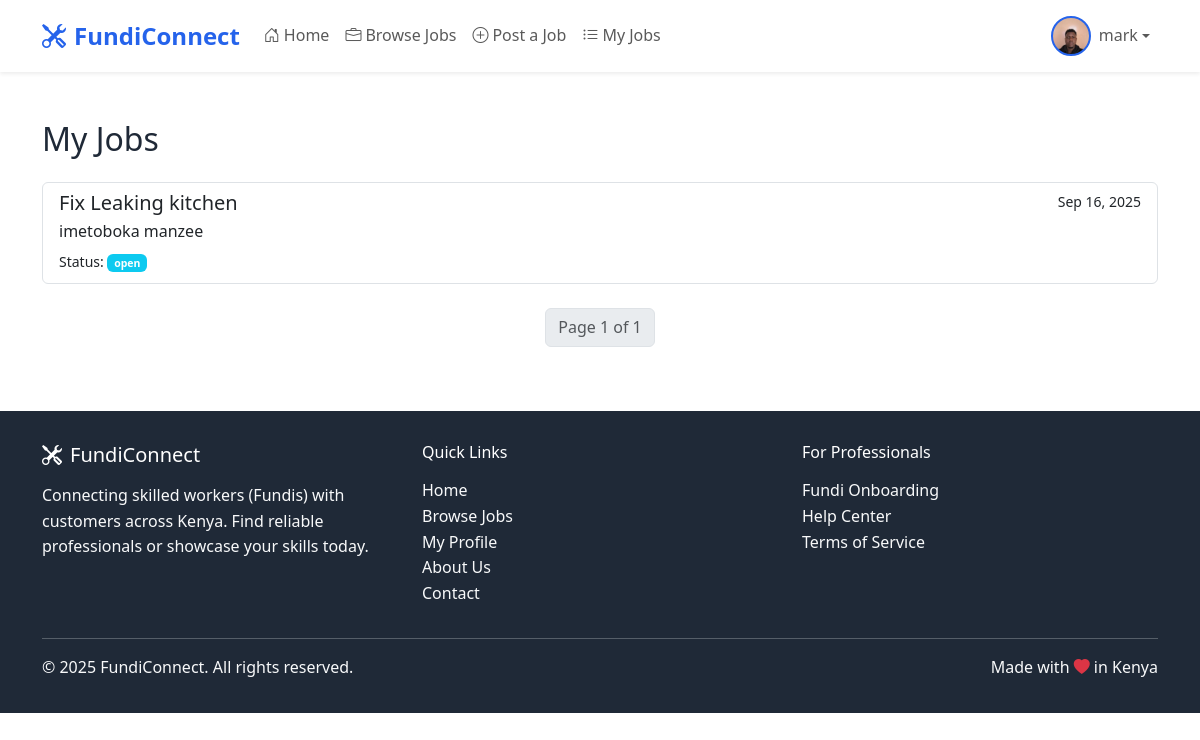
The page /jobs/my-jobs/ (signed in) on the database as committed earlier.
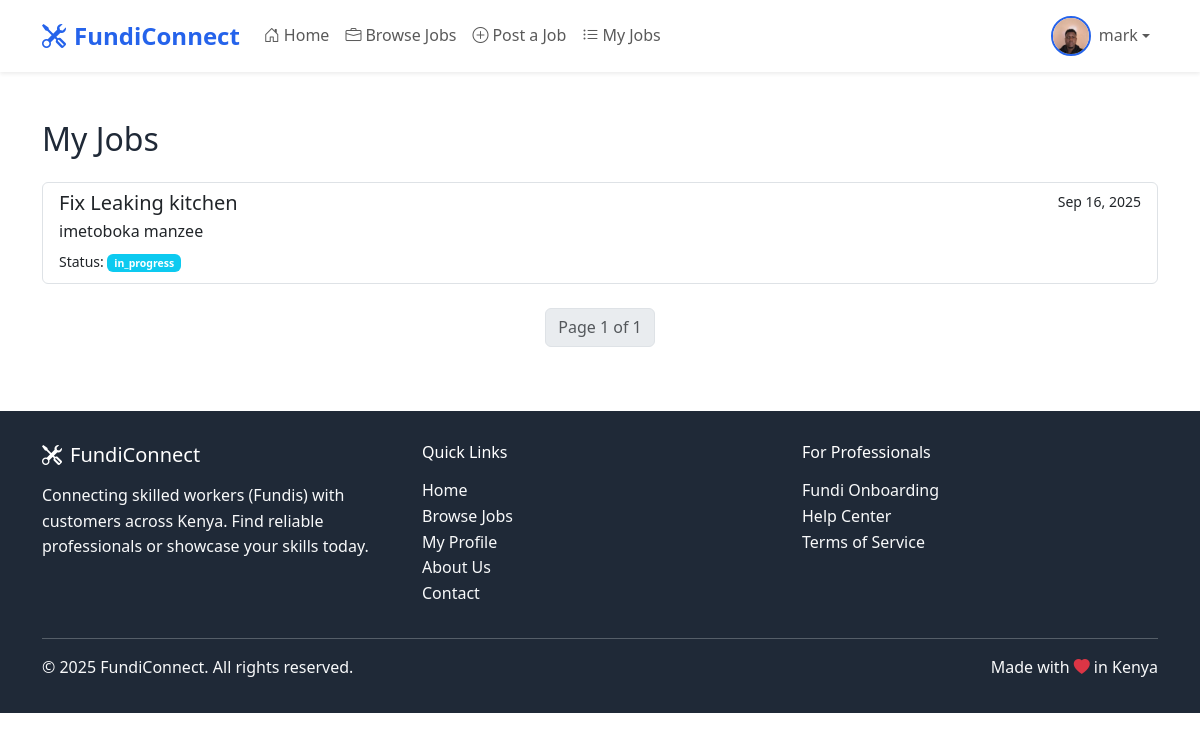
The same page on the database as committed later.
### jobs/models.py (models this page shows, shortened)
class Job(models.Model):
    STATUS_CHOICES = [
        ('open', 'Open'),
        ('in_progress', 'In Progress'),
        ('completed', 'Completed'),
        ('cancelled', 'Cancelled'),
    ]
    URGENCY_CHOICES = [
        ('low', 'Low'),
        ('medium', 'Medium'),
        ('high', 'High'),
        ('urgent', 'Urgent'),
    ]
    title = models.CharField(max_length=200)
    description = models.TextField()
    customer = models.ForeignKey(User, on_delete=models.CASCADE, related_name='posted_jobs')
    fundi = models.ForeignKey(User, on_delete=models.SET_NULL, null=True, blank=True, related_name='assigned_jobs')
    category = models.ForeignKey(Category, on_delete=models.SET_NULL, null=True)
    location = models.CharField(max_length=100)
    status = models.CharField(max_length=20, choices=STATUS_CHOICES, default='open')
    urgency = models.CharField(max_length=10, choices=URGENCY_CHOICES, default='medium')
    budget_min = models.DecimalField(max_digits=10, decimal_places=2, null=True, blank=True)
    budget_max = models.DecimalField(max_digits=10, decimal_places=2, null=True, blank=True)
    created_at = models.DateTimeField(auto_now_add=True)
    updated_at = models.DateTimeField(auto_now=True)
    deadline = models.DateTimeField(null=True, blank=True)
    rating = models.PositiveSmallIntegerField(null=True, blank=True)  # 1-5 stars
    customer_review_text = models.TextField(blank=True)  # Optional written review
    class Meta:
        ordering = ['-created_at']

### jobs/views.py (the view)
# urls.py: path('my-jobs/', views.my_jobs, name='my_jobs'),
@login_required
def my_jobs(request):
    if request.user.role != 'customer':
        messages.error(request, 'Only customers can view posted jobs.')
        return redirect('dashboard')
    jobs = request.user.posted_jobs.all().order_by('-created_at')
    paginator = Paginator(jobs, 10)
    page_number = request.GET.get('page')
    page_obj = paginator.get_page(page_number)
    return render(request, 'jobs/my_jobs.html', {'page_obj': page_obj})

### templates/jobs/my_jobs.html (shortened to what this page needs)
{% extends 'base/base.html' %}
{% block content %}
<div class="container mt-5">
    <h2 class="mb-4">My Jobs</h2>
    {% if page_obj.object_list %}
        <div class="list-group">
            {% for job in page_obj.object_list %}
                <a href="{% url 'jobs:job_detail_jobs' job.id %}" class="list-group-item list-group-item-action">
                    <div class="d-flex w-100 justify-content-between">
                        <h5 class="mb-1">{{ job.title }}</h5>
                        <small>{{ job.created_at|date:"M d, Y" }}</small>
                    </div>
                    <p class="mb-1">{{ job.description|truncatewords:20 }}</p>
                    <small>Status: <span class="badge bg-info">{{ job.status }}</span></small>
                </a>
            {% endfor %}
        </div>
        <nav aria-label="Page navigation" class="mt-4">
            <ul class="pagination justify-content-center">
                <li class="page-item disabled">
                    <span class="page-link">Page {{ page_obj.number }} of {{ page_obj.paginator.num_pages }}</span>
                </li>
            </ul>
        </nav>
    {% else %}
        <div class="alert alert-info">You have not posted or applied to any jobs yet.</div>
    {% endif %}
</div>
{% endblock %}

Rows that differ between the two databases and show on the page:
changed Job "Fix Leaking kitchen": status "open" → "in_progress"
